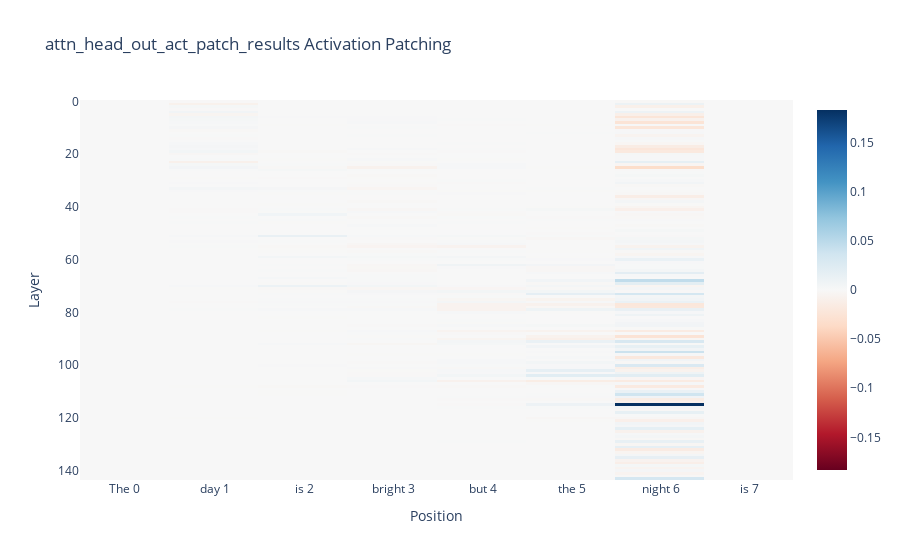

The notebook cell saved with this chart:
### Code cell
imshow(attn_head_out_act_patch_results[:,1:9], 
       yaxis="Layer", 
       xaxis="Position", 
       x=[f"{tok} {i}" for i, tok in enumerate(model.to_str_tokens(clean_tokens[0][1:9]))],
       title="attn_head_out_act_patch_results Activation Patching")

### Figure 1 — Plotly figure (JSON) as saved in the notebook; plotly's stock layout.template omitted (floating-point values rounded to 4 significant figures; data arrays with more than 128 entries replaced by an {"elided": "..."} marker saying what was removed)
{"data": [{"coloraxis": "coloraxis", "hovertemplate": "Position: %{x}<br>Layer: %{y}<br>color: %{z}<extra></extra>", "name": "0", "type": "heatmap", "x": ["The 0", " day 1", " is 2", " bright 3", " but 4", " the 5", " night 6", " is 7"], "xaxis": "x", "yaxis": "y", "z": {"elided": "144x8 float values"}}], "layout": {"coloraxis": {"cmid": 0, "colorscale": [[0, "rgb(103,0,31)"], [0.1, "rgb(178,24,43)"], [0.2, "rgb(214,96,77)"], [0.3, "rgb(244,165,130)"], [0.4, "rgb(253,219,199)"], [0.5, "rgb(247,247,247)"], [0.6, "rgb(209,229,240)"], [0.7, "rgb(146,197,222)"], [0.8, "rgb(67,147,195)"], [0.9, "rgb(33,102,172)"], [1, "rgb(5,48,97)"]]}, "title": {"text": "attn_head_out_act_patch_results Activation Patching"}, "xaxis": {"anchor": "y", "constrain": "domain", "domain": [0, 1], "scaleanchor": "y", "title": {"text": "Position"}}, "yaxis": {"anchor": "x", "autorange": "reversed", "constrain": "domain", "domain": [0, 1], "title": {"text": "Layer"}}}}
